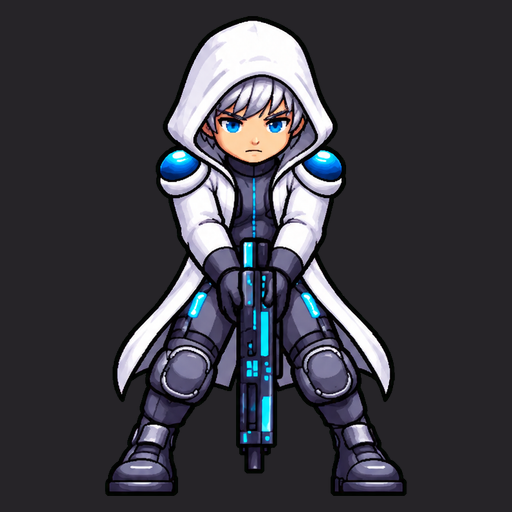
#> input picture scripts/dev-r108/hero-refs/gunner.png, 512 x 512 px
$ python proc_portrait.py hero-refs/gunner.png hero-refs/hunter.png hero-refs/hunter.png
#> lines starting #> are read from the running program, lines starting #| are printed output that depends on the picture
"""ChatGPT portrait (any size, ~3:4) -> 384x512 webp card portrait + meta line.
usage: python -I proc_portrait.py <src.png> <hero> <outdir>"""
import sys, os, json, hashlib
from PIL import Image, ImageOps

src, hero, out = sys.argv[1], sys.argv[2], sys.argv[3]
W, H = 384, 512
im = Image.open(src).convert('RGB')
#> im is the input picture: PIL image 512x512 RGB; mean R, G, B 59, 58.4, 65.9
im = ImageOps.fit(im, (W, H), Image.LANCZOS, centering=(0.5, 0.32))
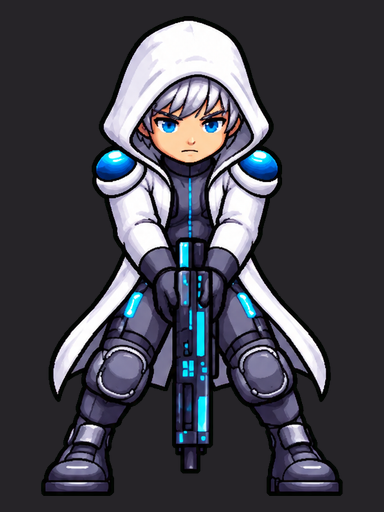
#> im: PIL image 384x512 RGB; mean R, G, B 66, 65.9, 74.6
os.makedirs(out, exist_ok=True)
p = os.path.join(out, hero + '.webp')
im.save(p, 'WEBP', quality=84, method=6)
b = open(p, 'rb').read()
mp = os.path.join(out, 'meta.json')
meta = json.load(open(mp)) if os.path.exists(mp) else {'portraits': {}, 'w': W, 'h': H, 'source': 'ChatGPT image generation 2026-10-27, reference = the hero illustration already shipped in assets/heroes'}
meta['portraits'][hero] = {'bytes': len(b), 'sha256': hashlib.sha256(b).hexdigest()}
json.dump(meta, open(mp, 'w'), indent=1, sort_keys=True)
print(hero, im.size, len(b))
#| hero-refs/hunter.png (384, 512) 22256

$ run again, on scripts/dev-r108/hero-refs/hwando.png
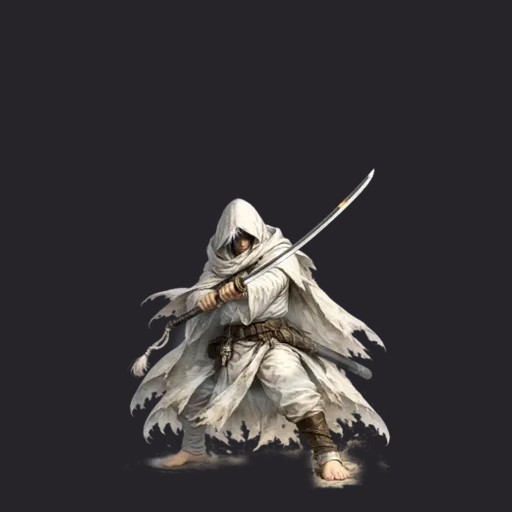
#> input picture scripts/dev-r108/hero-refs/hwando.png, 512 x 512 px
#> im is the input picture: PIL image 512x512 RGB; mean R, G, B 55.5, 52.5, 54
#> `im = ImageOps.fit(im, (W, H), Image.LANCZOS, centering=(0.5, 0.32))`:
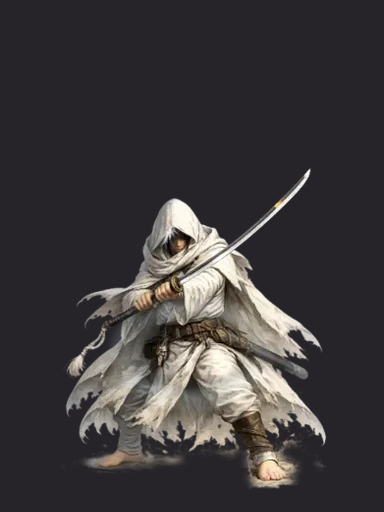
#> im: PIL image 384x512 RGB; mean R, G, B 61.3, 58, 58.7
#| hero-refs/hwando.png (384, 512) 12586

$ run again, on scripts/dev-r108/hero-refs/lauren.png
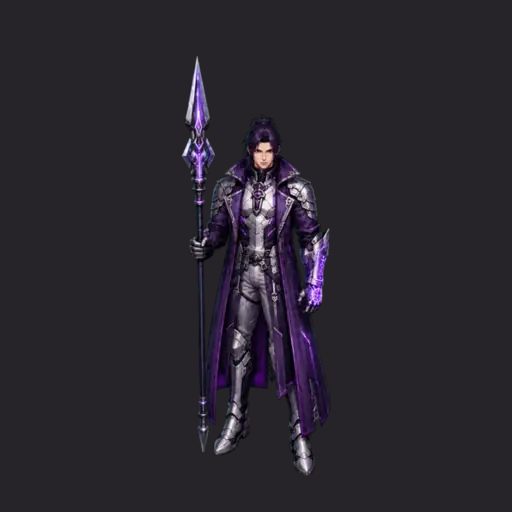
#> input picture scripts/dev-r108/hero-refs/lauren.png, 512 x 512 px
#> im is the input picture: PIL image 512x512 RGB; mean R, G, B 41.7, 38.2, 45.1
#> `im = ImageOps.fit(im, (W, H), Image.LANCZOS, centering=(0.5, 0.32))`:
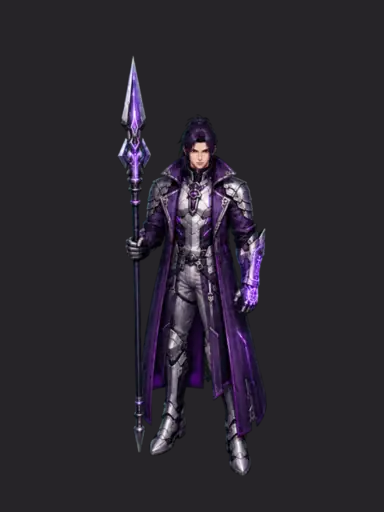
#> im: PIL image 384x512 RGB; mean R, G, B 42.9, 38.9, 46.9
#| hero-refs/lauren.png (384, 512) 8406

$ run again, on scripts/dev-r108/hero-refs/michaela.png
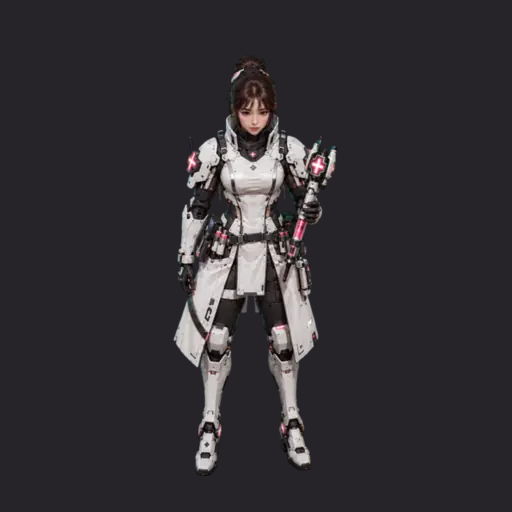
#> input picture scripts/dev-r108/hero-refs/michaela.png, 512 x 512 px
#> im is the input picture: PIL image 512x512 RGB; mean R, G, B 49.9, 47, 50.4
#> `im = ImageOps.fit(im, (W, H), Image.LANCZOS, centering=(0.5, 0.32))`:
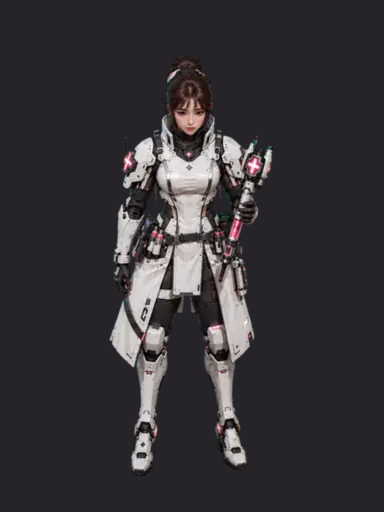
#> im: PIL image 384x512 RGB; mean R, G, B 53.9, 50.7, 53.8
#| hero-refs/michaela.png (384, 512) 9172
